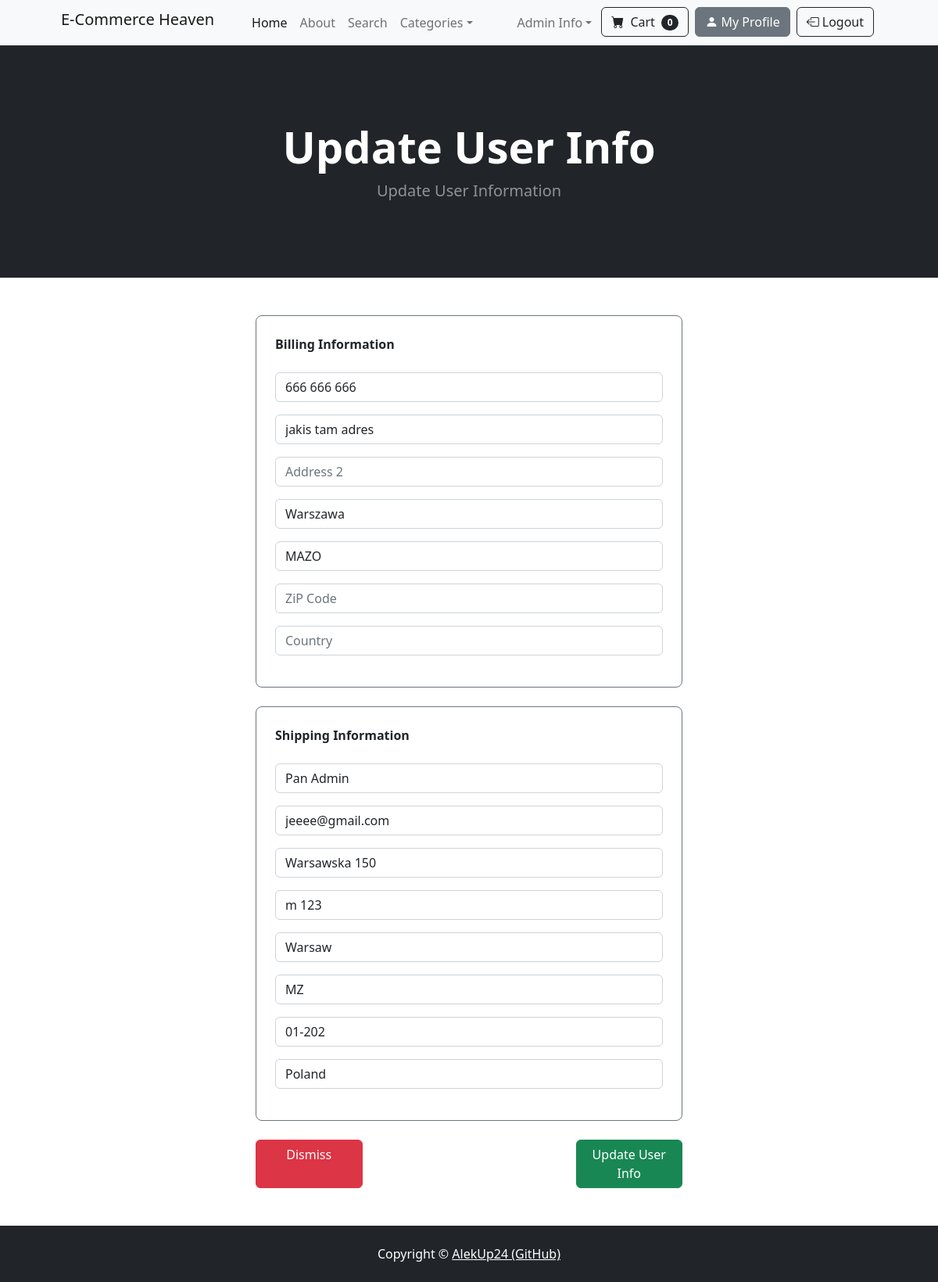
Screenshot of /update_info/ (signed in) with the database file from the repository.
### store/models.py (models this page shows, shortened)
class Profile(models.Model):
    user = models.OneToOneField(User, on_delete=models.CASCADE)
    date_modified = models.DateTimeField(User, auto_now=True)
    phone = models.CharField(max_length=20, blank=True)
    address1 = models.CharField(max_length=200, blank=True)
    address2 = models.CharField(max_length=200, blank=True)
    city =models.CharField(max_length=200, blank=True)
    state = models.CharField(max_length=200, blank=True)
    zipcode = models.CharField(max_length=200, blank=True)
    country = models.CharField(max_length=200, blank=True)
    old_cart = models.CharField(max_length=200, blank=True, null=True)

### payment/models.py (models this page shows, shortened)
class ShippingAddress(models.Model):
	user = models.ForeignKey(User, on_delete=models.CASCADE, null=True, blank=True)
	shipping_full_name = models.CharField(max_length=255)
	shipping_email = models.CharField(max_length=255)
	shipping_address1 = models.CharField(max_length=255)
	shipping_address2 = models.CharField(max_length=255, null=True, blank=True)
	shipping_city = models.CharField(max_length=255)
	shipping_state = models.CharField(max_length=255, null=True, blank=True)
	shipping_zipcode = models.CharField(max_length=255, null=True, blank=True)
	shipping_country = models.CharField(max_length=255)
	class Meta:
		verbose_name_plural = "Shipping Address"

### store/views.py (the view)
# urls.py: path('update_info/', views.update_info, name='update_info'),
def update_info(request):
    if request.user.is_authenticated:
        current_user = Profile.objects.get(user_id=request.user.id)
        shipping_user = ShippingAddress.objects.get(user_id=request.user.id)
        form = UserInfoForm(request.POST or None, instance=current_user)
        shipping_form = ShippingForm(request.POST or None, instance=shipping_user)
        if form.is_valid()or shipping_form.is_valid():
            form.save()
            shipping_form.save()
            messages.success(request,"User billing info has been updated!")
            return redirect('update_user')
        else:
            return render(request, 'update_info.html', {"form" : form, "shipping_form" : shipping_form })
    else:
        messages.success(request,"You must be logged in to access that page.")
        return redirect('home')

### store/forms.py
class UserInfoForm(forms.ModelForm):
	phone = forms.CharField(label="", widget=forms.TextInput(attrs={'class':'form-control', 'placeholder': 'Phone'}), required=False)
	address1 = forms.CharField(label="", widget=forms.TextInput(attrs={'class':'form-control', 'placeholder': 'Address 1'}), required=False)
	address2 = forms.CharField(label="", widget=forms.TextInput(attrs={'class':'form-control', 'placeholder': 'Address 2'}), required=False)
	city = forms.CharField(label="", widget=forms.TextInput(attrs={'class':'form-control', 'placeholder': 'City'}), required=False)
	state = forms.CharField(label="", widget=forms.TextInput(attrs={'class':'form-control', 'placeholder': 'State'}), required=False)
	zipcode = forms.CharField(label="", widget=forms.TextInput(attrs={'class':'form-control', 'placeholder': 'ZiP Code'}), required=False)
	country = forms.CharField(label="", widget=forms.TextInput(attrs={'class':'form-control', 'placeholder': 'Country'}), required=False)
	class Meta:
		model = Profile
		fields = ('phone', 'address1', 'address2', 'city', 'state', 'zipcode', 'country',)

### cart/cart.py (called while the page is built)
    def __len__(self):
        return len(self.cart)

### cart/context_processors.py (called while the page is built)
def cart(request):
    return {'cart' : Cart(request)}

### store/templates/update_info.html (shortened to what this page needs)
{% extends 'base.html' %}
{% block content %}
    <header class="bg-dark py-5">
        <div class="container px-4 px-lg-5 my-5">
            <div class="text-center text-white">
                <h1 class="display-4 fw-bolder">Update User Info</h1>
                <p class="lead fw-normal text-white-50 mb-0">Update User Information</p>
            </div>
        </div>
    </header>
    <br><br>
    <div class="container">
        <div class="row">
                <div class="col-md-6 offset-md-3">
                    <form method="post" action="{% url 'update_info' %}">
                        <div class="border border-secondary rounded-3 p-4">
                            <strong>Billing Information</strong><br><br>
                            {{ form.as_p}}
                        </div>
                        <br>
                        <div class="border border-secondary rounded-3 p-4">
                            <strong>Shipping Information</strong><br><br>
                            {{ shipping_form.as_p}}
                        </div>
                        <br>
                        <div class="d-flex justify-content-between">
                            <a href="{% url 'update_user' %}" class="btn btn-danger col-md-3">Dismiss</a><button type="submit" class="btn btn-success col-md-3">Update User Info</button>
                        </div>
                    </form>
                </div>
        </div>
    </div>
    <br><br>
{% endblock %}

### rows the page displays
Profile: phone "666 666 666", address1 "jakis tam adres", city "Warszawa", state "MAZO"
ShippingAddress: shipping_full_name "Pan Admin", shipping_email "jeeee@gmail.com", shipping_address1 "Warsawska 150", shipping_address2 "m 123", shipping_city "Warsaw", shipping_state "MZ", shipping_zipcode "01-202", shipping_country "Poland"

### other values shown
{{ cart|length }} "0"
